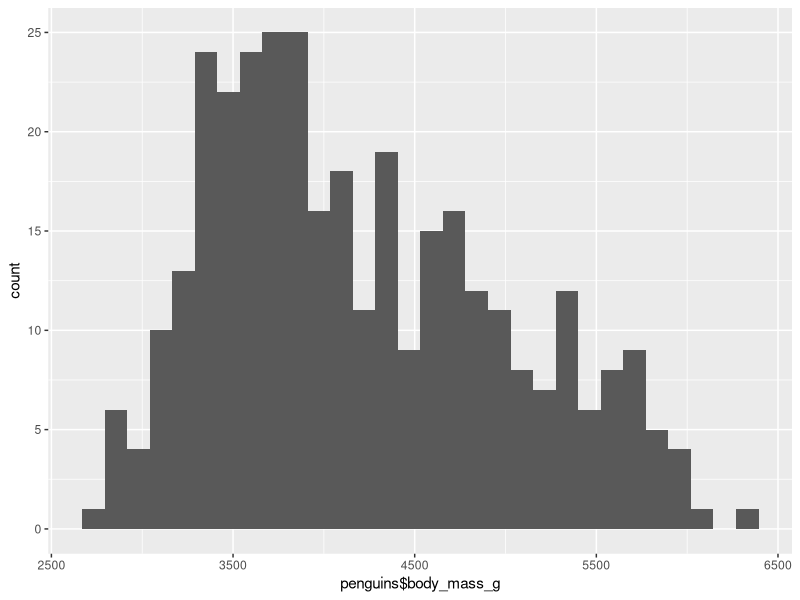

The R script that drew this image:
## ---- chunk 1
library(palmerpenguins)
library(ggplot2)
library(rlang)
suppressMessages(library(ggplot2))
## ---- chunk 2
data("penguins")
## ---- chunk 3
summary(penguins$body_mass_g)
histpenguine<-ggplot(penguins, mapping = aes(x=penguins$body_mass_g))+
  geom_histogram()
histpenguine
## ---- chunk 4
sum(is.na(penguins$body_mass_g))
## ---- chunk 5
penguinsClean<-na.omit(penguins)
## ---- chunk 6
nrow(penguins)
nrow(penguinsClean)
